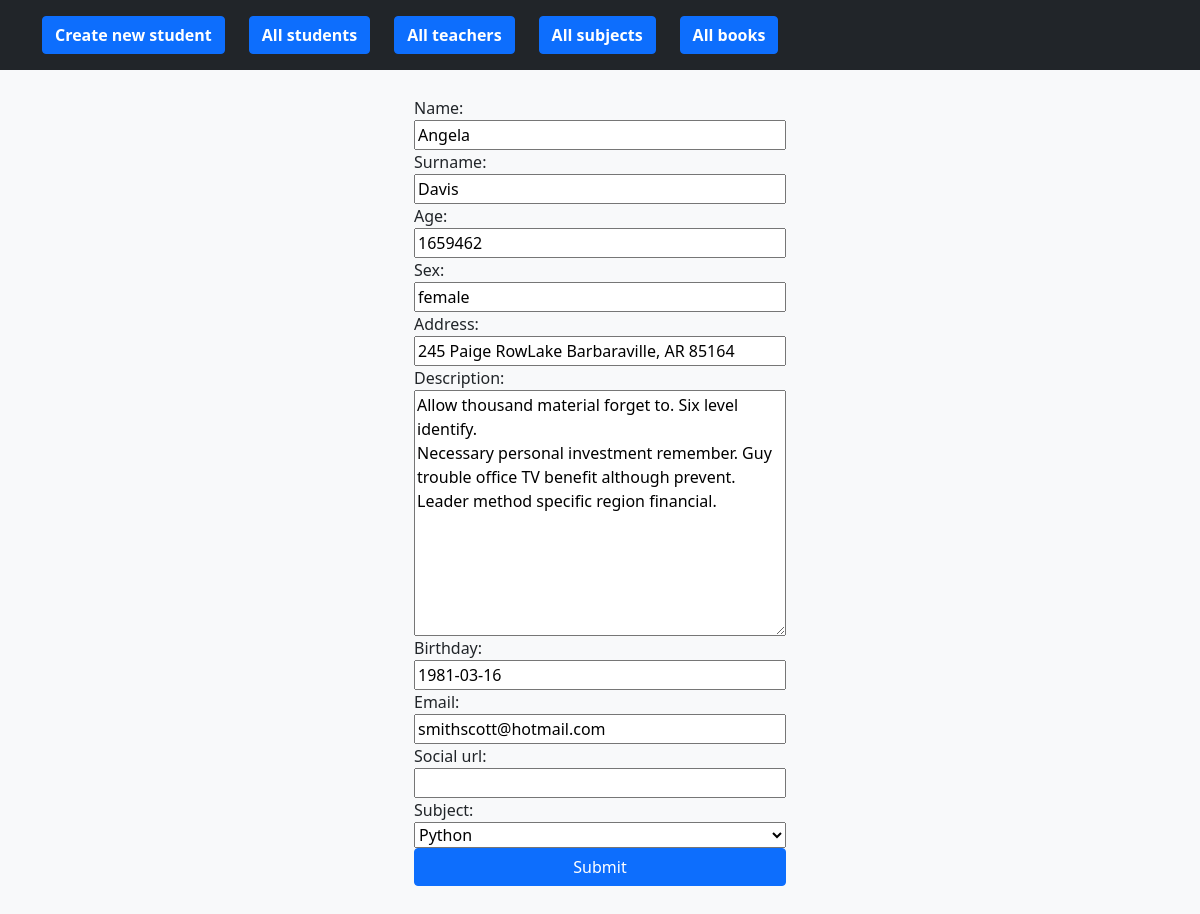
Page /students/update/2/ on the earlier database version.
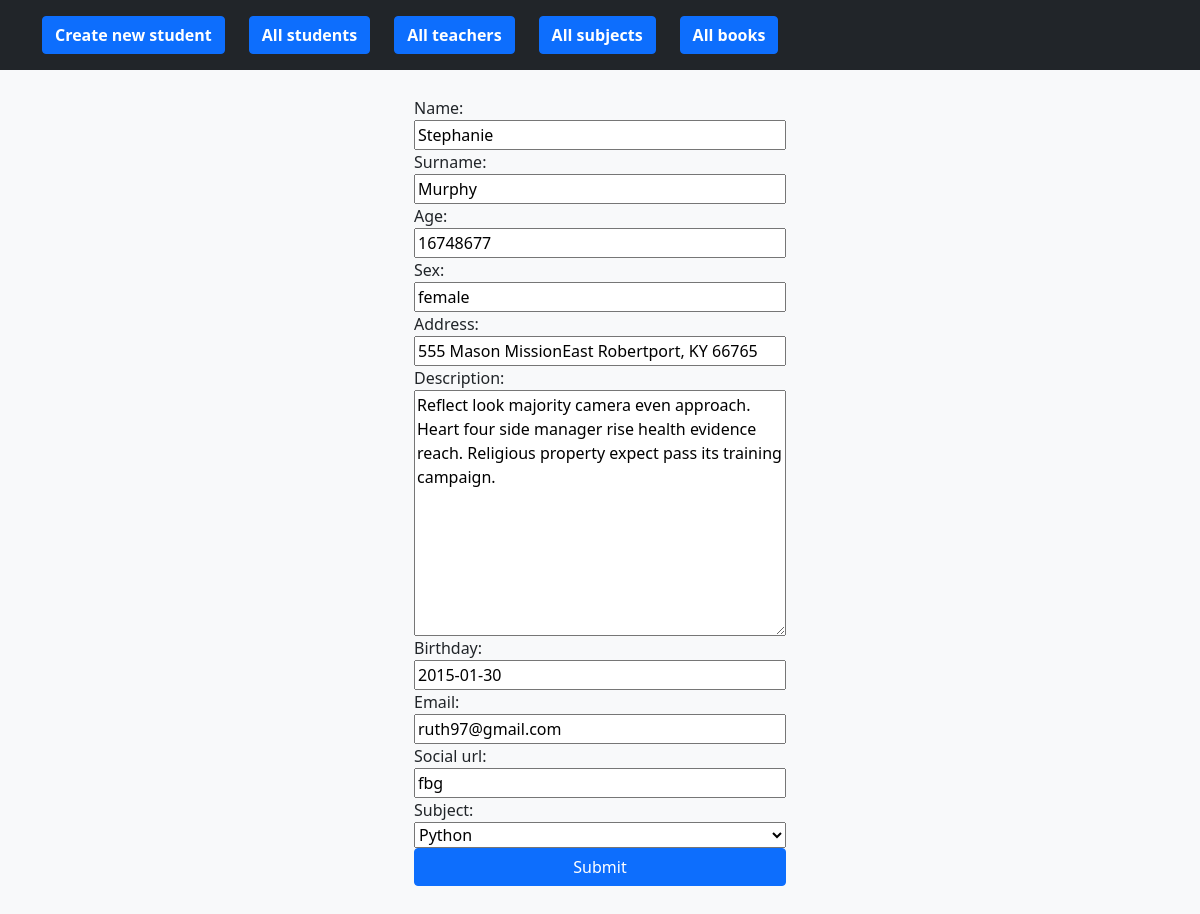
Same page on the later database version.
### app/models.py (models this page shows)
class Student(models.Model):
    id = models.AutoField(primary_key=True)
    name = models.CharField(max_length=200)
    surname = models.CharField(max_length=200)
    age = models.IntegerField()
    sex = models.CharField(max_length=200)
    address = models.CharField(max_length=200)
    description = models.TextField()
    birthday = models.CharField(max_length=200)
    email = models.CharField(max_length=200)
    social_url = models.CharField(null=True, max_length=200)
    normalized_name = models.CharField(null=True, max_length=200)
    book = models.OneToOneField('app.Book', on_delete=models.CASCADE,
                                null=True, related_name='student',
                                related_query_name='student')
    subject = models.ForeignKey(to='app.Subject', on_delete=models.SET_NULL,
                                null=True, related_name='students')

### app/views.py (the view)
# urls.py: path('students/update/<pk>/', UpdateStudentView.as_view(),
class UpdateStudentView(UpdateView):
    model = Student
    fields = [
        'name',
        'surname',
        'age',
        'sex',
        'address',
        'description',
        'birthday',
        'email',
        'social_url',
        'subject',
    ]
    template_name = 'student_form.html'
    success_url = reverse_lazy('all_students')

### app/models.py (called while the page is built)
    def __str__(self):
        return self.title

### app/templates/student_form.html (shortened to what this page needs)
{% extends 'base.html' %}
{% block body %}
<div class="album py-5 bg-light mt-5">
    <div class="container">
        <form method="POST" class="d-flex flex-column mx-auto col-md-4">
            {{ form }}
            <button type="submit" class="btn btn-primary">Submit</button>
        </form>
    </div>
</div>
{% endblock %}

Differences in the rows shown:
changed Student "female": name "Angela" → "Stephanie"; surname "Davis" → "Murphy"; age "1659462" → "16748677"; address "245 Paige RowLake Barbaraville, AR 85164" → "555 Mason MissionEast Robertport, KY 66765"; description "Allow thousand material forget to. Six level identify. Necessary personal investment remember. Guy trouble office TV benefit although prevent. Leader method specific region financial." → "Reflect look majority camera even approach. Heart four side manager rise health evidence reach. Religious property expect pass its training campaign."; birthday "1981-03-16" → "2015-01-30"; email "smithscott@hotmail.com" → "ruth97@gmail.com"; social_url (not shown) → "fbg"
